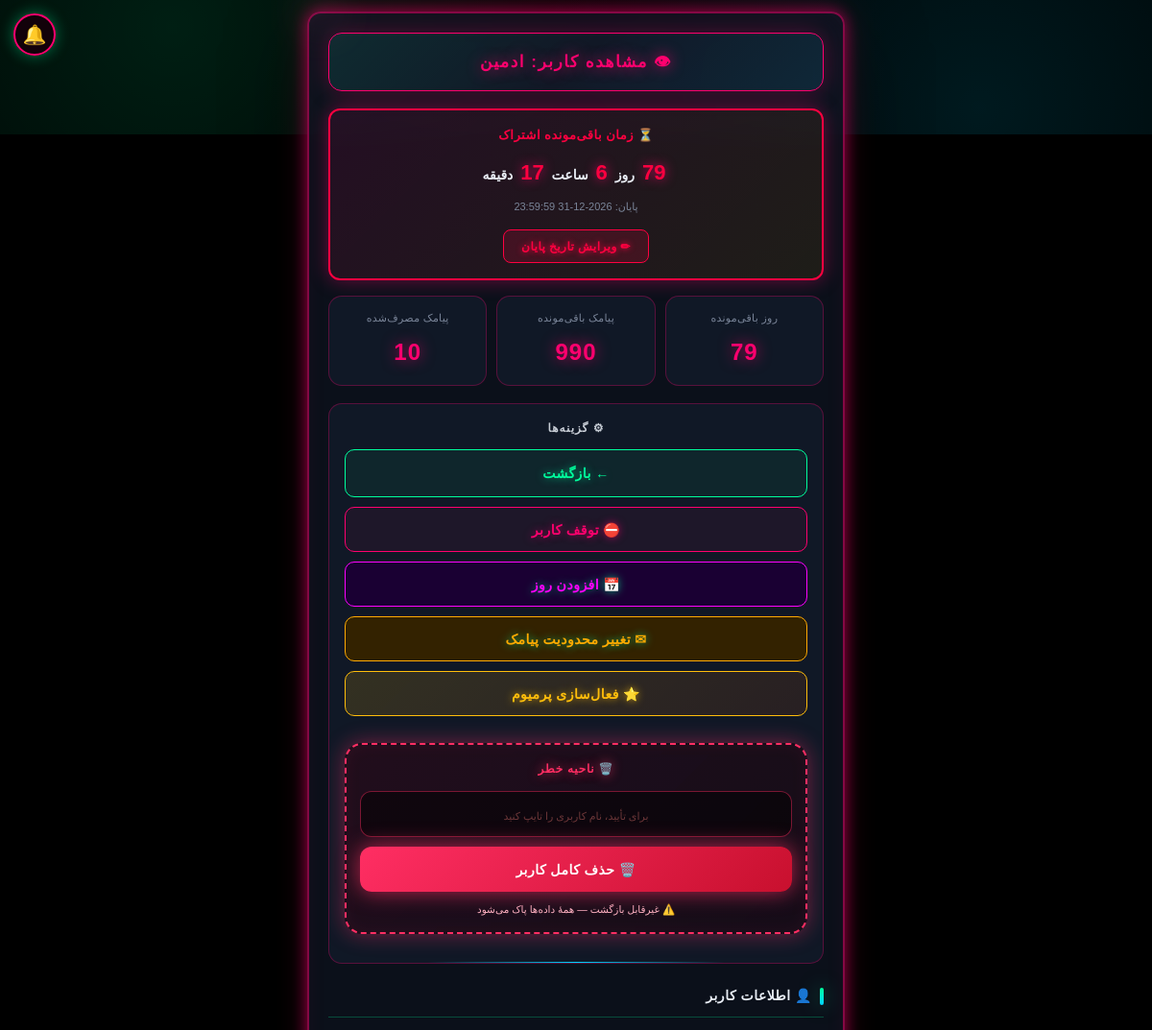
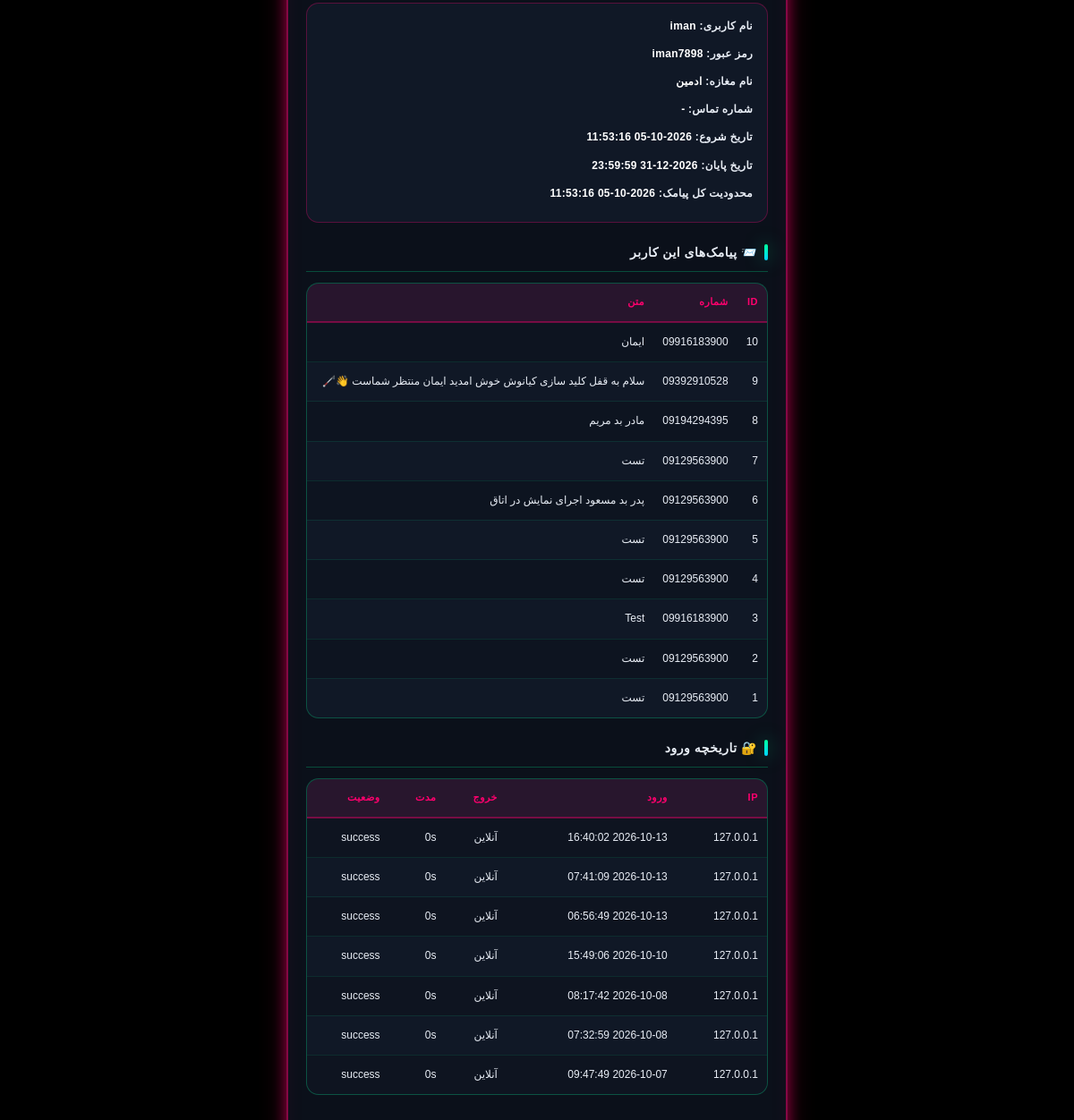
Page /admin/user/1 (signed in) on the committed database (2 pictures, top to bottom).
### tables this page shows
CREATE TABLE users (
        id INTEGER PRIMARY KEY AUTOINCREMENT,
        username TEXT UNIQUE NOT NULL,
        password TEXT NOT NULL,
        shop_name TEXT,
        phone TEXT,
        start_date TIMESTAMP DEFAULT CURRENT_TIMESTAMP,
        end_date TIMESTAMP,
        status TEXT DEFAULT 'active',
        created_at TIMESTAMP DEFAULT CURRENT_TIMESTAMP, sms_limit INTEGER DEFAULT 1000, theme TEXT DEFAULT 'neon', shop_image TEXT DEFAULT '', shop_banner TEXT DEFAULT '');

CREATE TABLE sent_sms (
        id INTEGER PRIMARY KEY AUTOINCREMENT,
        user_id INTEGER, phone TEXT, message TEXT, status TEXT,
        created_at TIMESTAMP DEFAULT CURRENT_TIMESTAMP);

CREATE TABLE login_logs (
        id INTEGER PRIMARY KEY AUTOINCREMENT,
        user_id INTEGER, username TEXT, ip TEXT, user_agent TEXT,
        login_time TIMESTAMP DEFAULT CURRENT_TIMESTAMP,
        logout_time TIMESTAMP, duration_seconds INTEGER DEFAULT 0,
        status TEXT DEFAULT 'success');

### app.py (the view)
@app.route("/admin/user/<int:user_id>")
@admin_required
def admin_user_detail(user_id):
    user = get_user(user_id)
    if not user:
        return "کاربر پیدا نشد", 404
    premium_status = get_premium_status(user_id)
    return render_template("admin_user_detail.html",
        user=user,
        user_sms=get_all_sms(100, user_id=user_id),
        user_logins=get_user_logins(user_id, limit=50),
        sms_count=count_sms(user_id=user_id),
        sms_left=sms_remaining(user_id),
        days_left=days_remaining(user_id),
        time_left=time_remaining_detailed(user_id),
        premium=premium_status)

### app.py (called while the page is built)
@app.context_processor
def inject_global_settings():
    try:
        if session.get("is_admin"):
            s = get_admin_settings()
        elif session.get("user_id"):
            s = get_user_settings(session["user_id"])
        else:
            s = {"avatar": None, "bg": None, "theme": "neon"}
    except Exception:
        s = {"avatar": None, "bg": None, "theme": "neon"}
    return {"current_settings": s}

@app.after_request
def _security_headers(response):
    if response.content_type and 'text/html' in response.content_type:
        response.headers["Cache-Control"] = "no-store, no-cache, must-revalidate, max-age=0"
        response.headers["Pragma"] = "no-cache"
        response.headers["Expires"] = "0"
    """هدرهای امنیتی"""
    response.headers["X-Content-Type-Options"] = "nosniff"
    response.headers["X-Frame-Options"] = "SAMEORIGIN"
    response.headers["X-XSS-Protection"] = "1; mode=block"
    response.headers["Referrer-Policy"] = "no-referrer"
    response.headers["Permissions-Policy"] = "geolocation=(), microphone=(), camera=()"
    return response

def admin_required(f):
    @wraps(f)
    def decorated(*args, **kwargs):
        if session.get("user_id"):
            session.clear()
            return redirect(url_for("admin_login"))
        if not session.get("is_admin"):
            return redirect(url_for("admin_login"))
        return f(*args, **kwargs)
    return decorated

### database.py (called while the page is built)
def get_user(user_id):
    conn = sqlite3.connect(DB_PATH)
    c = conn.cursor()
    c.execute("SELECT * FROM users WHERE id=?", (user_id,))
    row = c.fetchone()
    conn.close()
    return row

def days_remaining(user_id):
    conn = sqlite3.connect(DB_PATH)
    c = conn.cursor()
    c.execute("SELECT end_date FROM users WHERE id=?", (user_id,))
    row = c.fetchone()
    conn.close()
    if not row or not row[0]:
        return 0
    end = _dt.strptime(row[0], "%Y-%m-%d %H:%M:%S")
    diff = (end - _dt.now()).days
    return max(diff, 0)

def sms_remaining(user_id):
    conn = sqlite3.connect(DB_PATH)
    c = conn.cursor()
    c.execute("SELECT sms_limit FROM users WHERE id=?", (user_id,))
    row = c.fetchone()
    if not row:
        conn.close()
        return 0
    limit = row[0] or 0
    c.execute("SELECT COUNT(*) FROM sent_sms WHERE user_id=?", (user_id,))
    used = c.fetchone()[0]
    conn.close()
    return max(limit - used, 0)

def get_admin_settings():
    return get_user_settings(ADMIN_ID)

def get_premium_status(user_id):
    return is_user_premium(user_id)

### templates/admin_user_detail.html (shortened to what this page needs)
<!DOCTYPE html>
<html lang="fa" dir="rtl">
<head><link rel="stylesheet" href="/static/style.css"><link href="https://cdn.jsdelivr.net/gh/rastikerdar/vazirmatn@v33.003/Vazirmatn-font-face.css" rel="stylesheet">
<link rel="stylesheet" href="/static/navbar-fix.css">
</head>
<body class="matrix-bg admin-view">
<div class="container">
    <div class="header-bar red-header"><div class="header-title red-title">👁 مشاهده کاربر: {{ user[3] or user[1] }}</div></div>
    <div class="time-box {% if time_left.expired %}expired{% endif %}">
        {% if time_left.expired %}
            <div class="time-title">⛔ اشتراک تمام شده</div>
            <div class="time-text">لطفاً اشتراک را تمدید کنید</div>
        {% else %}
            <div class="time-title">⏳ زمان باقی‌مونده اشتراک</div>
            <div class="time-count">
                <span class="time-num">{{ time_left.days }}</span> روز
                <span class="time-num">{{ time_left.hours }}</span> ساعت
                <span class="time-num">{{ time_left.minutes }}</span> دقیقه
            </div>
            <div class="time-end">پایان: {{ time_left.end_date }}</div>
        {% endif %}
        <button type="button" class="btn-edit-time" onclick="openEditTimeModal()">✏ ویرایش تاریخ پایان</button>
    </div>
    <div class="stats">
        <div class="stat-box red-box">
            <span class="stat-label">روز باقی‌مونده</span>
            <span class="stat-value red-value">{{ days_left }}</span>
        </div>
        <div class="stat-box red-box">
            <span class="stat-label">پیامک باقی‌مونده</span>
            <span class="stat-value red-value">{{ sms_left }}</span>
        </div>
        <div class="stat-box red-box">
            <span class="stat-label">پیامک مصرف‌شده</span>
            <span class="stat-value red-value">{{ sms_count }}</span>
        </div>
    </div>
    <div class="footer-box red-footer">
        <div class="footer-title red-title">⚙ گزینه‌ها</div>
        <div class="footer-actions">
            <a href="/admin/dashboard" class="btn-nav">← بازگشت</a>
            {% if user[7] == 'active' %}
                <form method="post" action="/admin/user/{{ user[0] }}/suspend" style="display:contents;">
                    <button type="submit" class="btn-reset">⛔ توقف کاربر</button>
                </form>
            {% else %}
                <form method="post" action="/admin/user/{{ user[0] }}/activate" style="display:contents;">
                    <button type="submit" class="btn-nav" style="background:#003300;color:#00ff41;">✅ فعال‌سازی</button>
                </form>
            {% endif %}
            <button type="button" class="btn-nav" style="background:#1a0033;color:#ff00ff;border-color:#ff00ff;" onclick="openExtendModal()">📅 افزودن روز</button>
            <button type="button" class="btn-nav" style="background:#332200;color:#ffaa00;border-color:#ffaa00;" onclick="openLimitModal()">✉ تغییر محدودیت پیامک</button>
            {% if premium and premium.active %}
            <form method="post" action="/admin/user/{{ user[0] }}/premium/revoke" style="display:contents;" onsubmit="return confirm('لغو پرمیوم؟')">
                <button type="submit" class="btn-nav" style="background:#330000;color:#ff0040;border-color:#ff0040;">⭐ لغو پرمیوم</button>
            </form>
            {% else %}
            <button type="button" class="btn-nav premium-btn" onclick="openPremiumModal()">⭐ فعال‌سازی پرمیوم</button>
        <div class="delete-zone">
            <div class="del-zone-title">🗑️ ناحیه خطر</div>
            <form method="POST" action="/admin/user/{{ user[0] }}/delete" onsubmit="return verifyDelete(this, '{{ user[1] }}')">
                <input type="text" name="confirm_name" class="del-input" placeholder="برای تأیید، نام کاربری را تایپ کنید" autocomplete="off" required>
                <button type="submit" class="del-btn">🗑️ حذف کامل کاربر</button>
            </form>
            <div class="del-warn">⚠️ غیرقابل بازگشت — همهٔ داده‌ها پاک می‌شود</div>
        </div>
            {% endif %}
        </div>
    </div>
    <h2 class="red-title">👤 اطلاعات کاربر</h2>
    <div class="send-form-box red-form">
        <div class="form-label">نام کاربری: <span style="color:#fff;">{{ user[1] }}</span></div>
        <div class="form-label">رمز عبور: <span style="color:#fff;">{{ user[2] }}</span></div>
        <div class="form-label">نام مغازه: <span style="color:#fff;">{{ user[3] or '-' }}</span></div>
        <div class="form-label">شماره تماس: <span style="color:#fff;">{{ user[4] or '-' }}</span></div>
        <div class="form-label">تاریخ شروع: <span style="color:#fff;">{{ user[5] }}</span></div>
        <div class="form-label">تاریخ پایان: <span style="color:#fff;">{{ user[6] }}</span></div>
        <div class="form-label">محدودیت کل پیامک: <span style="color:#fff;">{{ user[8] }}</span></div>
    </div>
    <h2 class="red-title">📨 پیامک‌های این کاربر</h2>
    <div class="table-wrap">
        <table>
            <tr><th>ID</th><th>شماره</th><th>متن</th><th>وضعیت</th><th>زمان</th></tr>
            {% for row in user_sms %}
            <tr><td>{{ row[0] }}</td><td>{{ row[2] }}</td><td>{{ row[3] }}</td><td>{{ row[4] }}</td><td>{{ row[5] }}</td></tr>
            {% endfor %}
        </table>
    </div>
    <h2 class="red-title">🔐 تاریخچه ورود</h2>
    <div class="table-wrap">
        <table>
            <tr><th>IP</th><th>ورود</th><th>خروج</th><th>مدت</th><th>وضعیت</th></tr>
            {% for row in user_logins %}
            <tr><td>{{ row[3] }}</td><td>{{ row[5] }}</td><td>{{ row[6] or 'آنلاین' }}</td><td>{{ row[7] }}s</td><td>{{ row[8] }}</td></tr>
            {% endfor %}
        </table>
    </div>
</div>
{% include "_global_bg.html" %}
<a href="#" id="notifBellLink" class="notif-bell" title="اعلان‌ها">
🔔
</a>
</body></html>

### static/navbar-fix.css (style rules this page uses)
html, body { padding-bottom: 0 !important; margin-bottom: 0 !important; }
body { padding-bottom: 140px !important; min-height: 100vh !important; overflow-y: auto !important; overflow-x: hidden !important; height: auto !important; max-height: none !important; position: relative !important; }
.container, .wrap, main, .content, .main-content { padding-bottom: 140px !important; }
body::after { content: ""; display: block; height: 140px; width: 100%; pointer-events: none; }

### static/app-feel.css (style rules this page uses)
* { -webkit-tap-highlight-color:transparent;-webkit-touch-callout:none }
html,body { overscroll-behavior:none;-webkit-overflow-scrolling:touch }
body { user-select:none;-webkit-user-select:none }
input,textarea { user-select:text !important;-webkit-user-select:text !important }
button,a.btn,.ni,.tab,.cat,.main-cat,.prod,.shop,.cart { transition:transform .15s ease,box-shadow .3s ease; }
.page-fade { animation:pageFade .3s ease-out }

### templates/admin_user_detail.html (style rules this page uses)
body,input,textarea,button,select { font-family:"Vazirmatn","Segoe UI",Tahoma,sans-serif !important; }
.delete-zone { margin:18px 0 14px;padding:16px 14px;background:linear-gradient(135deg,rgba(60,0,15,.4),rgba(30,0,10,.45));border:2px dashed #ff2e63;border-radius:18px;box-shadow:0 0 22px rgba(255,46,99,.45),inset 0 0 18px rgba(255,46,99,.06) }
.del-zone-title { text-align:center;font-size:12px;font-weight:900;color:#ff2e63;text-shadow:0 0 12px rgba(255,46,99,.8);margin-bottom:12px;letter-spacing:.8px;animation:delPulse 2.5s ease-in-out infinite }
.del-input { width:100%;background:rgba(0,0,0,.5);color:#ffb4c4;border:1.5px solid rgba(255,46,99,.45);border-radius:12px;padding:12px;font-family:inherit;font-size:13px;text-align:center;direction:ltr;margin-bottom:10px;transition:.25s;box-sizing:border-box }
.del-input::placeholder { color:#a55;font-size:11px }
.del-btn { width:100%;background:linear-gradient(135deg,#ff2e63,#c8102e);color:#fff;border:none;border-radius:12px;padding:14px;font-family:inherit;font-size:14px;font-weight:900;cursor:pointer;box-shadow:0 0 22px rgba(255,46,99,.7);transition:.3s;position:relative;overflow:hidden }
.del-btn::before { content:"";position:absolute;top:0;left:-100%;width:100%;height:100%;background:linear-gradient(90deg,transparent,rgba(255,255,255,.35),transparent);animation:delSweep 3s ease-in-out infinite }
.del-warn { margin-top:10px;text-align:center;font-size:10.5px;color:#ffb4c4;line-height:1.6 }

### rows in the picture
users: shop_name "ادمین", end_date "2026-12-31 23:59:59", username "iman", password "iman7898", start_date "2026-10-05 11:53:16", created_at "2026-10-05 11:53:16"
sent_sms: id "10", phone "09916183900", message "ایمان"
sent_sms: id "9", phone "09392910528", message "سلام به قفل کلید سازی کیانوش خوش امدید ایمان منتظر شماست 👋🦯"
sent_sms: id "8", phone "09194294395", message "مادر بد مریم"
sent_sms: id "7", phone "09129563900", message "تست"
sent_sms: id "6", phone "09129563900", message "پدر بد مسعود اجرای نمایش در اتاق"
sent_sms: id "5", phone "09129563900", message "تست"
sent_sms: id "4", phone "09129563900", message "تست"
sent_sms: id "3", phone "09916183900", message "Test"
sent_sms: id "2", phone "09129563900", message "تست"
sent_sms: id "1", phone "09129563900", message "تست"
login_logs: ip "127.0.0.1", login_time "2026-10-13 16:40:02", row "آنلاین", duration_seconds "0", status "success"
login_logs: ip "127.0.0.1", login_time "2026-10-13 07:41:09", row "آنلاین", duration_seconds "0", status "success"
login_logs: ip "127.0.0.1", login_time "2026-10-13 06:56:49", row "آنلاین", duration_seconds "0", status "success"
login_logs: ip "127.0.0.1", login_time "2026-10-10 15:49:06", row "آنلاین", duration_seconds "0", status "success"
login_logs: ip "127.0.0.1", login_time "2026-10-08 08:17:42", row "آنلاین", duration_seconds "0", status "success"
login_logs: ip "127.0.0.1", login_time "2026-10-08 07:32:59", row "آنلاین", duration_seconds "0", status "success"
login_logs: ip "127.0.0.1", login_time "2026-10-07 09:47:49", row "آنلاین", duration_seconds "0", status "success"

### other values in the picture
{{ time_left.days }} "79"
{{ time_left.hours }} "6"
{{ time_left.minutes }} "17"
{{ days_left }} "79"
{{ sms_left }} "990"
{{ sms_count }} "10"
{{ user[4] or '-' }} "-"
